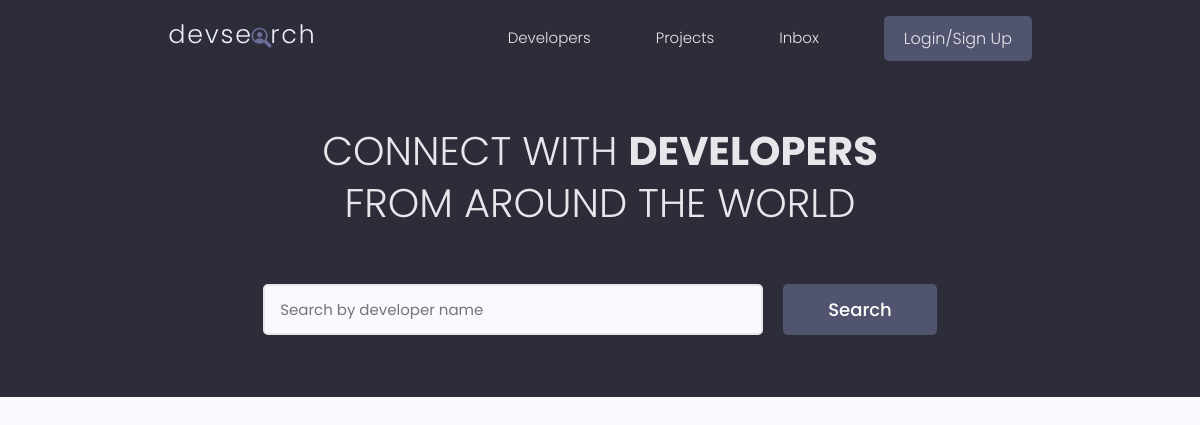
The app's page /, older data.
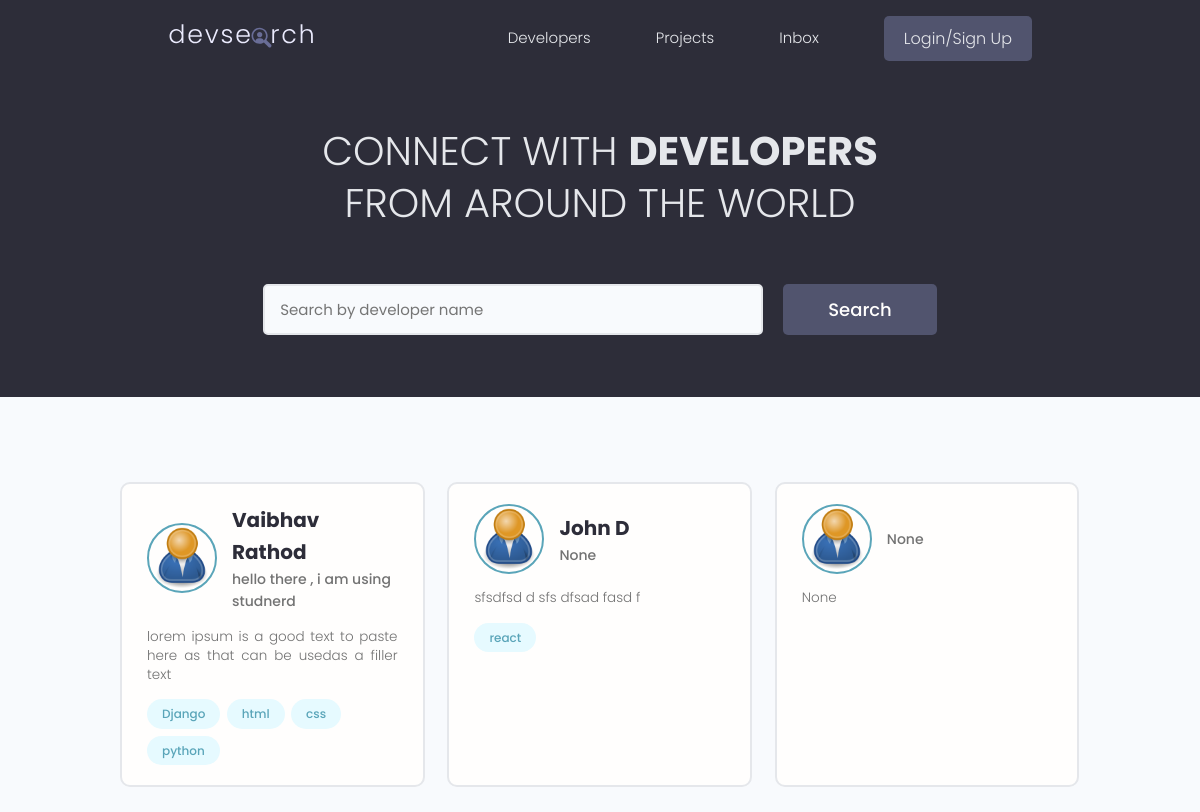
The same page, newer data.
### users/models.py (models this page shows, shortened)
class Profile(models.Model):
    user = models.OneToOneField(
        User, on_delete=models.CASCADE, null=True, blank=True)
    name = models.CharField(max_length=200, null=True, blank=True)
    email = models.EmailField(max_length=500, blank=True, null=True)
    username = models.CharField(max_length=200, blank=True, null=True)
    location = models.CharField(max_length=200, blank=True, null=True)
    short_intro = models.CharField(max_length=200, blank=True, null=True)
    bio = models.TextField(blank=True, null=True)
    profile_image = models.ImageField(
        null=True, blank=True, upload_to='profiles/', default='profiles/user-default.png')
    social_github = models.CharField(max_length=200, null=True, blank=True)
    social_twitter = models.CharField(max_length=200, null=True, blank=True)
    social_linkedin = models.CharField(max_length=200, null=True, blank=True)
    social_youtube = models.CharField(max_length=200, null=True, blank=True)
    social_website = models.CharField(max_length=200, null=True, blank=True)
    created = models.DateTimeField(auto_now_add=True)
    id = models.UUIDField(default=uuid.uuid4, unique=True,
                          primary_key=True, editable=False)

class Skill(models.Model):
    owner = models.ForeignKey(
        Profile, on_delete=models.CASCADE, null=True, blank=True)
    name = models.CharField(max_length=200, blank=True, null=True)
    description = models.TextField(null=True, blank=True)
    created = models.DateTimeField(auto_now_add=True)
    id = models.UUIDField(default=uuid.uuid4, unique=True,
                          primary_key=True, editable=False)
    def __str__(self):
        return str(self.name)

### users/views.py (the view)
# urls.py: path('', views.profiles, name='profiles'),
def profiles(request):
    profiles = Profile.objects.all()
    context = {'profiles': profiles}
    return render(request, 'users/profiles.html', context)

### users/templates/users/profiles.html (shortened to what this page needs)
{% extends 'main.html' %}
{% block content %}
<main class="home">
    <section class="hero-section text-center">
      <div class="container container--narrow">
        <div class="hero-section__box">
          <h2>CONNECT WITH <span>DEVELOPERS</span></h2>
          <h2>FROM AROUND THE WORLD</h2>
        </div>
        <div class="hero-section__search">
          <form class="form" action="#" method="get">
            <div class="form__field">
              <input class="input input--text" id="formInput#search" type="text" name="text"
                placeholder="Search by developer name" />
            </div>
            <input class="btn btn--sub btn--lg" type="submit" value="Search" />
          </form>
        </div>
      </div>
    </section>
    <section class="devlist">
      <div class="container">
        <div class="grid grid--three">
            {% for profile in profiles %}
            <div class="column card">
                <div class="dev">
                <a href="{% url 'user-profile' profile.id %}" class="card__body">
                    <div class="dev__profile">
                    <img class="avatar avatar--md" src="{{profile.profile_image.url}}" alt="image" />
                    <div class="dev__meta">
                        <h3>{{profile.name}}</h3>
                        <h5>{{profile.short_intro}}</h5>
                    </div>
                    </div>
                    <p class="dev__info">
                    {{profile.bio|slice:"150"}}
                    </p>
                    <div class="dev__skills">
                        {% for skill in profile.skill_set.all %}
                        <span class="tag tag--pill tag--main">
                            <small>{{skill}}</small>
                        </span>
                        {% endfor %}
                    </div>
                </a>
                </div>
            </div>
          {% endfor %}
        </div>
      </div>
    </section>
  </main>
{% endblock %}

### templates/main.html (shortened to what this page needs)
<!DOCTYPE html>
{% load static %}
<head>
    <link rel="stylesheet" href="https://cdn.iconmonstr.com/1.3.0/css/iconmonstr-iconic-font.min.css" />
    <link rel="stylesheet" href="{% static 'uikit/styles/uikit.css' %}" />
    <link rel="stylesheet" href="{% static 'styles/app.css' %}" />
</head>
<body>
    {% include 'navbar.html' %}
    {% block content %}
    {% endblock content %}
</body>
</html>

### templates/navbar.html (shortened to what this page needs)
{% load static %}
    <header class="header">
        <div class="container container--narrow">
        <a href="{% url 'profiles' %}" class="header__logo">
            <img src="{% static 'images/logo.svg' %}" alt="DevSearch Logo" />
        </a>
            <nav class="header__nav">
                <ul class="header__menu">
                    <li class="header__menuItem"><a href="{% url 'profiles' %}">Developers</a></li>
                    <li class="header__menuItem"><a href="{% url 'projects' %}">Projects</a></li>
                    <li class="header__menuItem"><a href="">Inbox</a></li>
                    {% if request.user.is_authenticated %}
                    <li class="header__menuItem"><a href="{% url 'create-project' %}">Add Project</a></li>
                    <li class="header__menuItem"><a href="{% url 'logout' %}" class="btn btn--sub">Logout</a></li>
                    {% else %}
                    <li class="header__menuItem"><a href="{% url 'login' %}" class="btn btn--sub">Login/Sign Up</a></li>
                    {% endif %}
                </ul>
            </nav>
        </div>
    </header>

### static/styles/app.css (style rules this page uses)
.btn--sub { background-color: var(--color-sub-light); }
.card { border: 2px solid var(--color-light); }
img { width: 100%; }
.header { position: sticky; z-index: 111; background-color: var(--color-sub); padding: 1.5rem 0; }
.header > .container { display: flex; justify-content: space-between; align-items: center; }
.header__logo > img { height: 3.8rem; }
.header__nav > ul { display: inline-flex; align-items: center; list-style: none; gap: 6.5rem; }
.header__menuItem > a { color: var(--color-light); font-weight: 300; }
.hero-section { height: 40vh; display: flex; align-items: center; background-color: var(--color-sub); }
.hero-section__box { margin-bottom: 4rem; }
.hero-section__box > h2, .hero-section__box > h2 > span { font-size: 4rem; color: var(--color-light); line-height: 1.3; text-transform: uppercase; }
.hero-section__box > h2 { font-weight: 300; }
.hero-section__box > h2 > span { font-weight: 700; }
.hero-section__search > .form { display: flex; align-items: center; justify-content: center; gap: 2rem; }
.hero-section__search > .form input.input--text { width: 50rem; }
.devlist { margin-top: 8rem; }
.devlist .grid { align-items: stretch; }
.devlist .dev .dev__profile { display: flex; align-items: center; gap: 1.5rem; }
.devlist .dev .dev__meta h3 { color: var(--color-sub); font-size: 2rem; font-weight: 700; }
.devlist .dev .dev__meta h5 { color: var(--color-text); font-size: 1.4rem; font-weight: 500; }
.devlist .dev .dev__info { margin: 1.5rem 0; font-size: 1.35rem; line-height: 1.4; text-align: justify; }

### static/uikit/styles/modules/_base.css (style rules this page uses)
* { margin: 0; padding: 0; box-sizing: border-box; text-rendering: optimizeLegibility; color: inherit; font-size: inherit; }
body { line-height: 1.6; font-weight: 400; font-size: 1.5rem; color: var(--color-text); background-color: var(--color-bg); min-height: 100vh; }

### static/uikit/styles/modules/_typography.css (style rules this page uses)
* { font-family: var(--font-base); }
h2 { font-size: 3.6rem; font-weight: var(--font-bold); }
h3 { font-size: 3.2rem; font-weight: var(--font-medium); }
h5 { font-size: 2.4rem; font-weight: var(--font-medium); }
h5, h6 { font-weight: var(--font-regular); }
p, span, strong { font-size: 1.6rem; color: var(--color-text); font-weight: var(--font-regular); }
a { padding-bottom: 2px; text-decoration: none; display: inline-block; color: var(--color-main); font-weight: var(--font-medium); }

### static/uikit/styles/modules/_utilities.css (style rules this page uses)
.container { width: 92%; max-width: 165rem; margin: 0 auto; box-sizing: border-box; }
.container--narrow { width: 92%; max-width: 120rem; }
@media screen and (min-width: 1000px) { .container { width: 90%; } }
@media screen and (min-width: 1000px) { .container--narrow { width: 85%; } }
@media screen and (min-width: 1200px) { .container { width: 80%; } }
@media screen and (min-width: 1200px) { .container--narrow { width: 72%; } }
.text-center { text-align: center; }

### static/uikit/styles/modules/_avatar.css (style rules this page uses)
.avatar { border-radius: 50%; border: 2px solid var(--color-main); object-fit: cover; }
.avatar--md { height: 7rem; width: 7rem; }

### static/uikit/styles/modules/_button.css (style rules this page uses)
.btn { display: inline-block; position: relative; cursor: pointer; background-color: var(--color-light); font-weight: var(--font-medium); color: var(--color-sub); text-decoration: none; padding: 1rem 2rem; border-radius: 0.5rem; border: none; width: -webkit-fit-content; width: -moz-fit-content; width: fit-content; height: -webkit-fit-content; height: -moz-fit-content; height: fit-content; font-size: 1.6rem; outline-width: 0; outline-color: transparent; -webkit-backface-visibility: hidden; backface-visibility: hidden; transition: all 0.3s ease-in-out; }
.btn--sub { background-color: var(--color-sub); color: var(--color-white); }
.btn--lg { font-size: 1.8rem; padding: 1.2rem 4.5rem; }

### static/uikit/styles/modules/_card.css (style rules this page uses)
.card { border-radius: 1rem; background-color: var(--color-white); border: 1.5px solid var(--color-light); width: auto; height: auto; margin-top: 0.5rem; margin-bottom: 0.5rem; overflow: hidden; }
.card__body, .card__header { padding: 2rem 2.5rem; }

### static/uikit/styles/modules/_form.css (style rules this page uses)
.form { display: block; }
.form__field { margin-top: 1.5rem; margin-bottom: 1.5rem; }
input.input[type='text'], input.input[type='email'], input.input[type='password'], input.input[type='number'], select.input, textarea.input { min-width: 24rem; width: 100%; padding: 1.2rem 1.5rem; border-radius: 0.5rem; border: 2px solid var(--color-light); transition: all 0.3s ease-in-out; background-color: var(--color-bg); }

Row changes from the older to the newer data that the page shows:
added Profile: profile_image (placeholder picture), name "Vaibhav Rathod", short_intro "hello there , i am using studnerd", bio "lorem ipsum is a good text to paste here as that can be usedas a filler text"
added Skill: name "Django", shown under "Vaibhav Rathod"
added Skill: name "html", shown under "Vaibhav Rathod"
added Skill: name "css", shown under "Vaibhav Rathod"
added Skill: name "python", shown under "Vaibhav Rathod"
added Profile: profile_image (placeholder picture), name "John D", short_intro "None", bio "sfsdfsd d sfs dfsad fasd f"
added Skill: name "react", shown under "John D"
added Profile: profile_image (placeholder picture), short_intro "None", bio "None"
